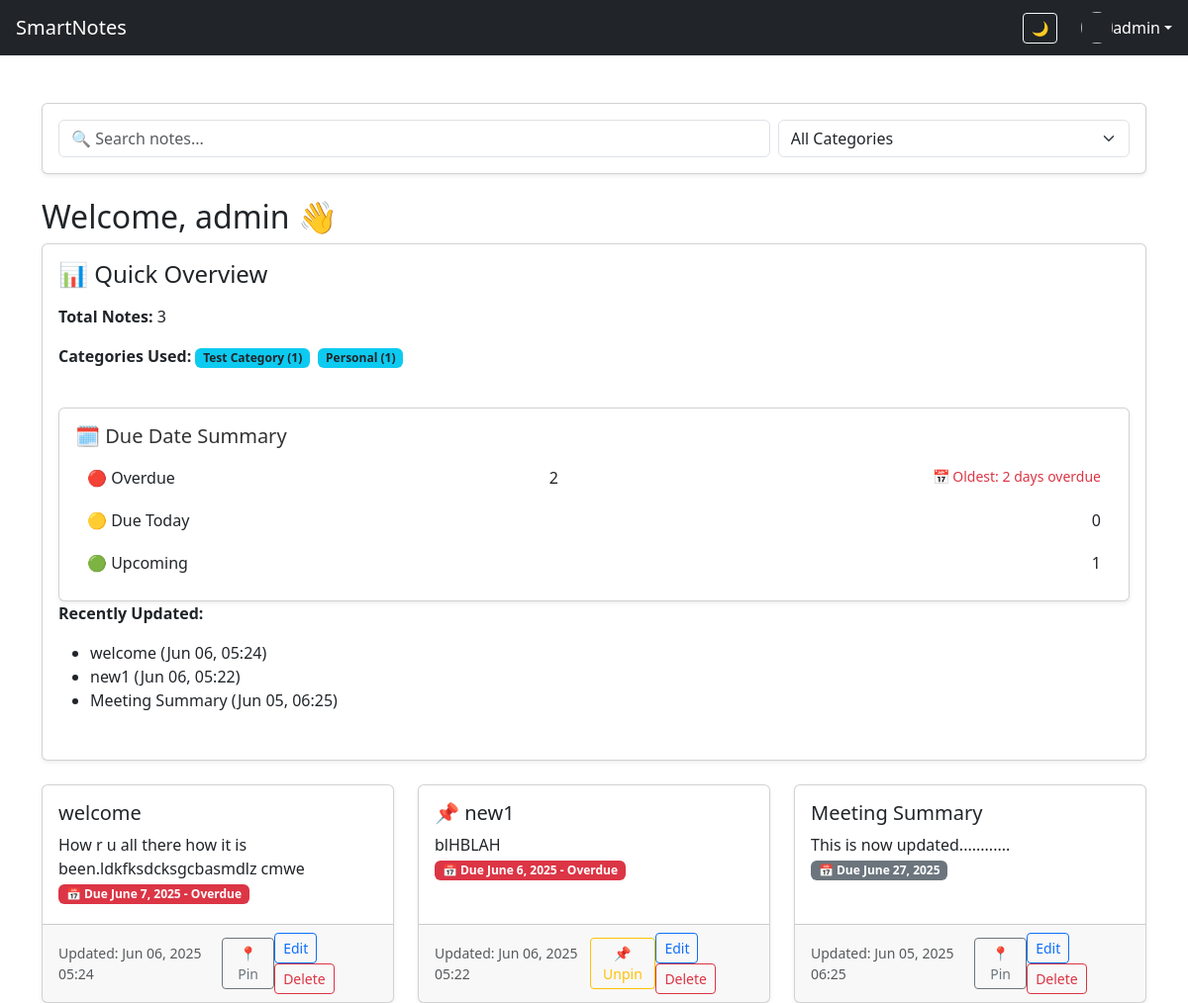
Screenshot of / (signed in) with the database file from the repository.
### notes_app/models.py (models this page shows, shortened)
class Category(models.Model):
    name = models.CharField(max_length=100)
    owner = models.ForeignKey(User, on_delete=models.CASCADE)

class Note(models.Model):
    title = models.CharField(max_length=200)
    content = MarkdownxField()
    created_at = models.DateTimeField(auto_now_add=True)
    updated_at = models.DateTimeField(auto_now=True)
    category = models.ForeignKey(Category, on_delete=models.SET_NULL, null=True, blank=True)
    owner = models.ForeignKey(User, on_delete=models.CASCADE)
    due_date = models.DateField(null=True, blank=True)
    is_pinned = models.BooleanField(default=False)
    due_date = models.DateField(null=True, blank=True)
    def days_until_due(self):
        if self.due_date:
            return (self.due_date - timezone.now().date()).days
        return None
    def is_overdue(self):
        return self.due_date and self.due_date < timezone.now().date()
    def is_due_soon(self):
        days = self.days_until_due()
        return days is not None and 0 <= days <= 3

### notes_app/views.py (the view)
# urls.py: path('', views.dashboard, name='dashboard'),
@login_required
def dashboard(request):
    query = request.GET.get('q', '')
    category_id = request.GET.get('category_id', '')
    notes = Note.objects.filter(owner=request.user)
    today = timezone.now().date()
    today_notes_exist = Note.objects.filter(owner=request.user, due_date=today).exists()
    overdue_count = notes.filter(due_date__lt=today).count()
    today_count = notes.filter(due_date=today).count()
    upcoming_count = notes.filter(due_date__gt=today).count()
    most_overdue_note = notes.filter(due_date__lt=today).order_by('due_date').first()
    days_overdue = (today - most_overdue_note.due_date).days if most_overdue_note else 0
    notes = notes.order_by('-is_pinned', 'due_date', '-updated_at')  # 🧠 pinned first, then latest
    if query:
        notes = notes.filter(
            models.Q(title__icontains=query) |
            models.Q(content__icontains=query)
        )
    if category_id:
        notes = notes.filter(category_id=category_id)
    paginator = Paginator(notes.order_by('-updated_at'), 6)  # Show 6 notes per page
    page_number = request.GET.get('page')
    page_obj = paginator.get_page(page_number)
    categories = Category.objects.all()
    if request.headers.get('x-requested-with') == 'XMLHttpRequest':
        html = render_to_string('notes_app/_note_list.html', {'page_obj': page_obj})
        return JsonResponse({'html': html})
    note_count = notes.count()
    recent_notes = notes.order_by('-updated_at')[:5]
    category_stats = Category.objects.filter(note__owner=request.user).annotate(total=models.Count('note'))
    return render(request, 'notes_app/dashboard.html', {
        'page_obj': page_obj,
        'categories': categories,
        'query': query,
        'note_count': note_count,
        'recent_notes': recent_notes,
        'category_stats': category_stats,
        'overdue_count': overdue_count,
        'today_count': today_count,
        'upcoming_count': upcoming_count,
        'days_overdue': days_overdue,
        'today_notes_exist': today_notes_exist,
    })

### notes_app/templates/notes_app/dashboard.html (shortened to what this page needs)
{% extends "notes_app/base.html" %}
{% block content %}
  <div class="container mt-5">
    <div class="card shadow-sm mb-4">
      <div class="card-body">
        <div class="row g-2 align-items-center">
          <div class="col-md-8">
            <input type="text" id="searchInput" class="form-control" placeholder="🔍 Search notes...">
          </div>
          <div class="col-md-4">
            <select id="categorySelect" class="form-select">
              <option value="">All Categories</option>
            </select>
          </div>
        </div>
      </div>
    </div>
    <h2>Welcome, {{ request.user.username }} 👋</h2>
    <div class="mb-4">
      <div class="card shadow-sm p-3">
        <h4 class="mb-3">📊 Quick Overview</h4>
        <p><strong>Total Notes:</strong> {{ note_count }}</p>
        <p><strong>Categories Used:</strong>
          {% for cat in category_stats %}
            <span class="badge bg-info text-dark me-1">{{ cat.name }} ({{ cat.total }})</span>
          {% empty %}
            <span class="text-muted">None yet</span>
          {% endfor %}
        </p>
        <div class="card mt-4 shadow-sm summary-card">
          <div class="card-body">
            <h5 class="card-title">🗓 Due Date Summary</h5>
            <ul class="list-group list-group-flush">
              <li class="list-group-item d-flex justify-content-between">
                <span>🔴 Overdue</span> <span id="overdueCount">0</span>
                {% if days_overdue > 0 %}
                  <small class="text-danger d-block">📅 Oldest: {{ days_overdue }} day{{ days_overdue|pluralize }} overdue</small>
                {% endif %}
              </li>
              <li class="list-group-item d-flex justify-content-between">
                <span>🟡 Due Today</span> <span id="todayCount">0</span>
              </li>
              <li class="list-group-item d-flex justify-content-between">
                <span>🟢 Upcoming</span> <span id="upcomingCount">0</span>
              </li>
            </ul>
          </div>
        </div>
        <p><strong>Recently Updated:</strong>
          <ul>
            {% for n in recent_notes %}
              <li>{{ n.title }} ({{ n.updated_at|date:"M d, H:i" }})</li>
            {% endfor %}
          </ul>
        </p>
      </div>
    </div>
    <div id="noteContainer" hx-target="this">
      {% include 'notes_app/_note_list.html' %}
    </div>
  </div>
{% endblock %}

### notes_app/templates/notes_app/base.html (shortened to what this page needs)
<!DOCTYPE html>
<html>
<head>
    <link rel="stylesheet" href="https://cdn.jsdelivr.net/npm/bootstrap@5.3.3/dist/css/bootstrap.min.css">
</head>
<body>
  <nav class="navbar navbar-dark bg-dark px-3">
    <a href="{% url 'dashboard' %}" class="navbar-brand text-white">SmartNotes</a>
    <div class="ms-auto d-flex align-items-center gap-2">
      <button id="darkModeToggle" class="btn btn-sm btn-outline-light me-3">🌙</button>
      {% if request.user.is_authenticated %}
        <div class="dropdown">
          <a class="d-flex align-items-center text-white text-decoration-none dropdown-toggle" href="#" id="userDropdown" role="button" data-bs-toggle="dropdown" aria-expanded="false">
            <img
              src="{% if request.user.profile.image %}
                    {{ request.user.profile.image.url }}
                  {% else %}
                    https://res.cloudinary.com/dgvhgcmhc/image/upload/samples/cloudinary-icon
                  {% endif %}"
              class="rounded-circle"
              width="32"
              height="32"
              style="object-fit: cover;"
            >
            <span>{{ request.user.username }}</span>
          </a>
        </div>
      {% endif %}
    </div>
  </nav>
  {% block content %}{% endblock %}
</body>
</html>

### notes_app/templates/notes_app/_note_list.html (shortened to what this page needs)
{% if page_obj %}
  <div class="row row-cols-1 row-cols-md-2 row-cols-lg-3 g-4">
    {% for note in page_obj %}
      <div class="col">
        <div class="card h-100 shadow-sm">
          <div class="card-body">
            <h5 class="card-title">
              {% if note.is_pinned %}📌 {% endif %}
              {{ note.title }}
            </h5>
            <div class="card-text">
              {{ note.content|safe }}
            </div>
            {% if note.due_date %}
              <p class="mb-1">
                <span class="badge
                  {% if note.is_overdue %}bg-danger
                  {% elif note.is_due_soon %}bg-warning text-dark
                  {% else %}bg-secondary
                  {% endif %}">
                  📅 Due {{ note.due_date }}
                  {% if note.is_overdue %}- Overdue
                  {% elif note.is_due_soon %}- In {{ note.days_until_due }} day{{ note.days_until_due|pluralize }}
                  {% endif %}
                </span>
              </p>
            {% endif %}
          </div>
          <div class="card-footer d-flex justify-content-between align-items-center">
            <small class="text-muted">Updated: {{ note.updated_at|date:"M d, Y H:i" }}</small>
            <form method="post" action="{% url 'toggle_pin' note.id %}" style="display: inline;">
              {% if note.is_pinned %}
                <button class="btn btn-sm btn-outline-warning">📌 Unpin</button>
              {% else %}
                <button class="btn btn-sm btn-outline-secondary">📍 Pin</button>
              {% endif %}
            </form>
            <div>
              <a href="{% url 'edit_note' note.pk %}" class="btn btn-sm btn-outline-primary me-2">Edit</a>
              <a href="{% url 'delete_note' note.pk %}" class="btn btn-sm btn-outline-danger">Delete</a>
            </div>
          </div>
        </div>
      </div>
    {% endfor %}
  </div>
{% else %}
  <div class="alert alert-info">No notes found.</div>
{% endif %}

### notes_app/templates/notes_app/base.html (style rules this page uses)
.summary-card { background-color: #ffffff; color: #333; }
.summary-card .list-group-item { background-color: transparent; border: none; padding: 0.6rem 0.75rem; }

### rows the page displays
Category: name "Test Category", total "1"
Category: name "Personal", total "1"
Note: title "welcome", updated_at "Jun 06, 05:24", content "How r u all there how it is been.ldkfksdcksgcbasmdlz cmwe", due_date "June 7, 2025", shows "- Overdue", updated_at "Jun 06, 2025 05:24", is_pinned "📍 Pin"
Note: title "new1", updated_at "Jun 06, 05:22", content "blHBLAH", due_date "June 6, 2025", shows "- Overdue", updated_at "Jun 06, 2025 05:22", is_pinned "📌 Unpin"
Note: title "Meeting Summary", updated_at "Jun 05, 06:25", content "This is now updated............", due_date "June 27, 2025", updated_at "Jun 05, 2025 06:25", is_pinned "📍 Pin"

### other values shown
{{ request.user.username }} "admin"
{{ note_count }} "3"
